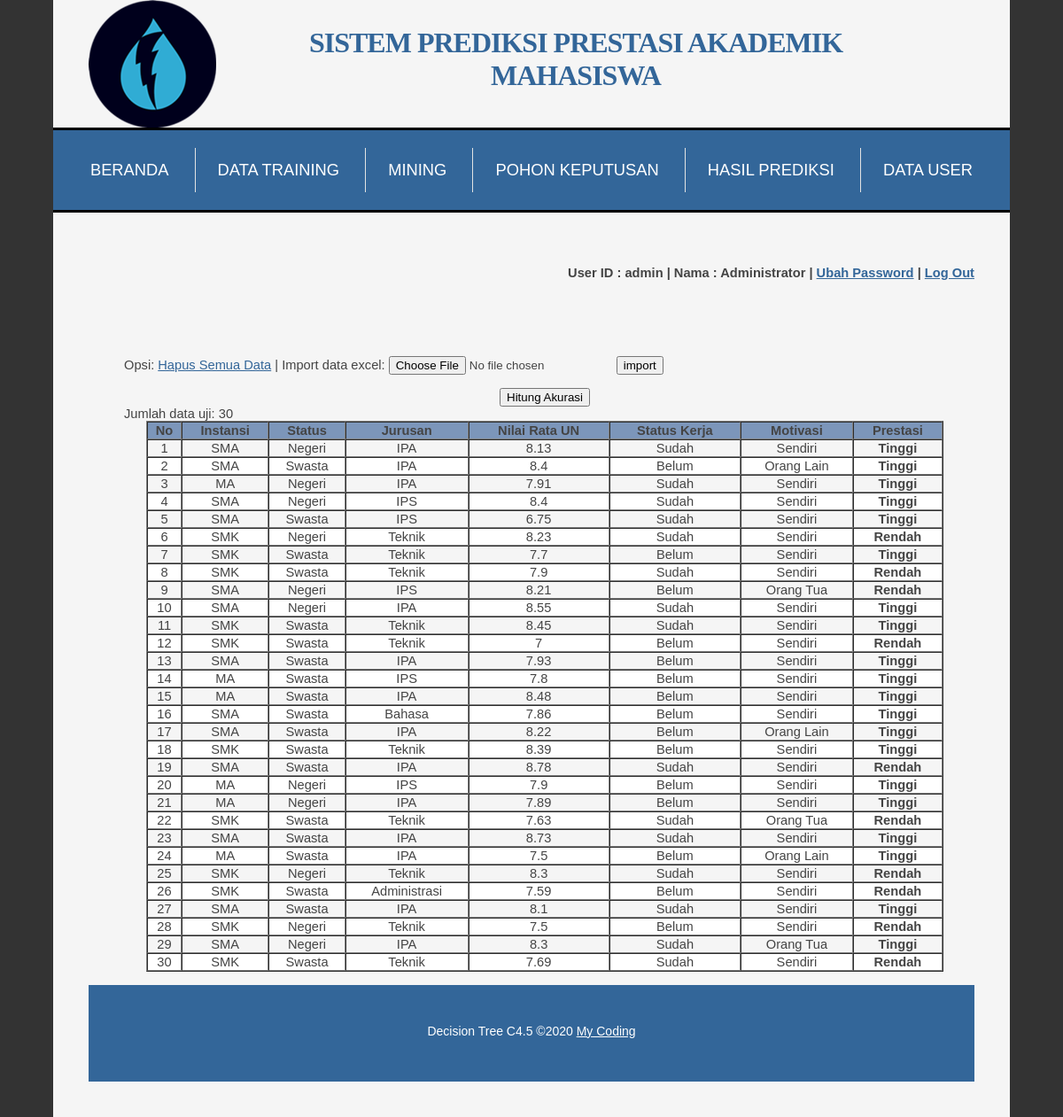
/index.php?menu=uji_rule (signed in), run on the app's committed database.
### tables this page shows
CREATE TABLE `data_uji` (
  `id` int(11) NOT NULL,
  `instansi` varchar(10) DEFAULT NULL,
  `status` varchar(10) DEFAULT NULL,
  `jurusan` varchar(20) DEFAULT NULL,
  `rata_un` double DEFAULT NULL,
  `kerja` varchar(10) DEFAULT NULL,
  `motivasi` varchar(20) DEFAULT NULL,
  `ipk_asli` varchar(10) DEFAULT NULL,
  `ipk_prediksi` varchar(10) DEFAULT NULL
);

### uji_rule.php (the view, shortened to what this page needs)
<?php
	if(isset($_GET['act'])){
		$action=$_GET['act'];
		if($action=='delete_all'){
			mysql_query("TRUNCATE data_uji");
			header('location:index.php?menu=uji_rule');
		}
	}else{
		if(isset($_POST['submit'])){
			include "hitung_akurasi.php";
		}else{
			$query=mysql_query("SELECT * FROM data_uji order by(id)");
			$jumlah=mysql_num_rows($query);
			echo "<br><br>";
			if($jumlah==0){
			?>
				<p>
					<form method="post" enctype="multipart/form-data" action="upload.php?data=uji">
						Opsi: <a href="?menu=uji_rule&act=delete_all" onClick="return confirm('Anda yakin akan hapus semua data?')">Hapus Semua Data</a> |
						Import data excel: <input name="userfile" type="file">
						<input name="upload" type="submit" value="import">
					</form>
				</p>
			<?php
				echo "<center><h3>Data uji masih kosong...</h3></center>";
			}else{
				?>
				<p>
					<form method="post" enctype="multipart/form-data" action="upload.php?data=uji">
						Opsi: <a href="?menu=uji_rule&act=delete_all" onClick="return confirm('Anda yakin akan hapus semua data?')">Hapus Semua Data</a> |
						Import data excel: <input name="userfile" type="file">
						<input name="upload" type="submit" value="import">
					</form>
				</p>
				<center>
					<form method=POST action=''>
						<input type='submit' name='submit' value='Hitung Akurasi'>
					</form>
				</center>
				Jumlah data uji: <?php echo $jumlah; ?>
				<table bgcolor='#7c96ba' border='1' cellspacing='0' cellspading='0' align='center' width=900>
					<tr align='center'>
						<th>No</th><th>Instansi</th><th>Status</th><th>Jurusan</th><th>Nilai Rata UN</th><th>Status Kerja</th><th>Motivasi</th><th><b>Prestasi</b></th>
					</tr>
				<?php
					$warna1 = '#ffffff';
					$warna2 = '#f5f5f5';
					$warna  = $warna1;
					$no=1;
					while($row=mysql_fetch_array($query)){
						if($warna == $warna1){
							$warna = $warna2;
						} else {
							$warna = $warna1;
						}
				?>
						<tr bgcolor=<?php echo $warna; ?> align='center'>
							<td><?php echo $no;?></td>
							<td><?php echo $row['instansi'];?></td>
							<td><?php echo $row['status'];?></td>
							<td><?php echo $row['jurusan'];?></td>
							<td><?php echo $row['rata_un'];?></td>
							<td><?php echo $row['kerja'];?></td>
							<td><?php echo $row['motivasi'];?></td>
							<td><b><?php echo $row['ipk_asli'];?></b></td>
						</tr>
					<?php
						$no++;
					}
					?>
				</table>
		<?php
			}
		}
	}
?>

### css/default.css (style rules this page uses)
html, body { height: 100%; }
body { margin: 0px; padding: 0px; background-color: #333333; font-family: 'Archivo Narrow', sans-serif; font-size: 11pt; color: #444; }
p, ol, ul { margin-top: 0px; }
p { line-height: 180%; }
a { color: #336699; }

### data on the page
data_uji: instansi "SMA", status "Negeri", jurusan "IPA", rata_un "8.13", kerja "Sudah", motivasi "Sendiri", ipk_asli "Tinggi"
data_uji: instansi "SMA", status "Swasta", jurusan "IPA", rata_un "8.4", kerja "Belum", motivasi "Orang Lain", ipk_asli "Tinggi"
data_uji: instansi "MA", status "Negeri", jurusan "IPA", rata_un "7.91", kerja "Sudah", motivasi "Sendiri", ipk_asli "Tinggi"
data_uji: instansi "SMA", status "Negeri", jurusan "IPS", rata_un "8.4", kerja "Sudah", motivasi "Sendiri", ipk_asli "Tinggi"
data_uji: instansi "SMA", status "Swasta", jurusan "IPS", rata_un "6.75", kerja "Sudah", motivasi "Sendiri", ipk_asli "Tinggi"
data_uji: instansi "SMK", status "Negeri", jurusan "Teknik", rata_un "8.23", kerja "Sudah", motivasi "Sendiri", ipk_asli "Rendah"
data_uji: instansi "SMK", status "Swasta", jurusan "Teknik", rata_un "7.7", kerja "Belum", motivasi "Sendiri", ipk_asli "Tinggi"
data_uji: instansi "SMK", status "Swasta", jurusan "Teknik", rata_un "7.9", kerja "Sudah", motivasi "Sendiri", ipk_asli "Rendah"
data_uji: instansi "SMA", status "Negeri", jurusan "IPS", rata_un "8.21", kerja "Belum", motivasi "Orang Tua", ipk_asli "Rendah"
data_uji: instansi "SMA", status "Negeri", jurusan "IPA", rata_un "8.55", kerja "Sudah", motivasi "Sendiri", ipk_asli "Tinggi"
data_uji: instansi "SMK", status "Swasta", jurusan "Teknik", rata_un "8.45", kerja "Sudah", motivasi "Sendiri", ipk_asli "Tinggi"
data_uji: instansi "SMK", status "Swasta", jurusan "Teknik", rata_un "7", kerja "Belum", motivasi "Sendiri", ipk_asli "Rendah"
data_uji: instansi "SMA", status "Swasta", jurusan "IPA", rata_un "7.93", kerja "Belum", motivasi "Sendiri", ipk_asli "Tinggi"
data_uji: instansi "MA", status "Swasta", jurusan "IPS", rata_un "7.8", kerja "Belum", motivasi "Sendiri", ipk_asli "Tinggi"
data_uji: instansi "MA", status "Swasta", jurusan "IPA", rata_un "8.48", kerja "Belum", motivasi "Sendiri", ipk_asli "Tinggi"
data_uji: instansi "SMA", status "Swasta", jurusan "Bahasa", rata_un "7.86", kerja "Belum", motivasi "Sendiri", ipk_asli "Tinggi"
data_uji: instansi "SMA", status "Swasta", jurusan "IPA", rata_un "8.22", kerja "Belum", motivasi "Orang Lain", ipk_asli "Tinggi"
data_uji: instansi "SMK", status "Swasta", jurusan "Teknik", rata_un "8.39", kerja "Belum", motivasi "Sendiri", ipk_asli "Tinggi"
data_uji: instansi "SMA", status "Swasta", jurusan "IPA", rata_un "8.78", kerja "Sudah", motivasi "Sendiri", ipk_asli "Rendah"
data_uji: instansi "MA", status "Negeri", jurusan "IPS", rata_un "7.9", kerja "Belum", motivasi "Sendiri", ipk_asli "Tinggi"
data_uji: instansi "MA", status "Negeri", jurusan "IPA", rata_un "7.89", kerja "Belum", motivasi "Sendiri", ipk_asli "Tinggi"
data_uji: instansi "SMK", status "Swasta", jurusan "Teknik", rata_un "7.63", kerja "Sudah", motivasi "Orang Tua", ipk_asli "Rendah"
data_uji: instansi "SMA", status "Swasta", jurusan "IPA", rata_un "8.73", kerja "Sudah", motivasi "Sendiri", ipk_asli "Tinggi"
data_uji: instansi "MA", status "Swasta", jurusan "IPA", rata_un "7.5", kerja "Belum", motivasi "Orang Lain", ipk_asli "Tinggi"
data_uji: instansi "SMK", status "Negeri", jurusan "Teknik", rata_un "8.3", kerja "Sudah", motivasi "Sendiri", ipk_asli "Rendah"
data_uji: instansi "SMK", status "Swasta", jurusan "Administrasi", rata_un "7.59", kerja "Belum", motivasi "Sendiri", ipk_asli "Rendah"
data_uji: instansi "SMA", status "Swasta", jurusan "IPA", rata_un "8.1", kerja "Sudah", motivasi "Sendiri", ipk_asli "Tinggi"
data_uji: instansi "SMK", status "Negeri", jurusan "Teknik", rata_un "7.5", kerja "Belum", motivasi "Sendiri", ipk_asli "Rendah"
data_uji: instansi "SMA", status "Negeri", jurusan "IPA", rata_un "8.3", kerja "Sudah", motivasi "Orang Tua", ipk_asli "Tinggi"
data_uji: instansi "SMK", status "Swasta", jurusan "Teknik", rata_un "7.69", kerja "Sudah", motivasi "Sendiri", ipk_asli "Rendah"

### other printed values
$_SESSION['usr'] "admin"
$_SESSION['nama'] "Administrator"
$jumlah "30"
